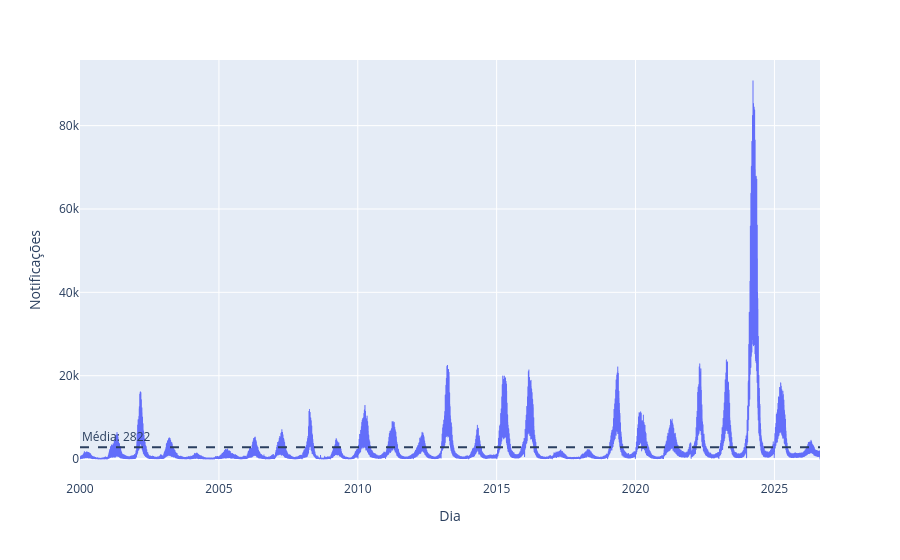

Notebook code for this chart:
### Markdown cell above
## Visualizações

### Code cell
media = df_notificacoes['Notificações'].mean()

fig = px.line(
    df_notificacoes,
    x='Dia',
    y='Notificações'
)

fig.add_hline(
    y=media,
    line_dash='dash',
    annotation_text=f"Média: {media:.0f}",
    annotation_position="top left"
)

fig.update_traces(line=dict(width=1))

fig.show()

### Figure 1 — Plotly figure (JSON) as saved in the notebook; plotly's stock layout.template omitted (floating-point values rounded to 4 significant figures; data arrays with more than 128 entries replaced by an {"elided": "..."} marker saying what was removed)
{"data": [{"hovertemplate": "Dia=%{x}<br>Notificações=%{y}<extra></extra>", "legendgroup": "", "line": {"color": "#636efa", "dash": "solid", "width": 1}, "marker": {"symbol": "circle"}, "mode": "lines", "name": "", "showlegend": false, "type": "scattergl", "x": {"elided": "9732 str values"}, "xaxis": "x", "y": {"elided": "9732 int values"}, "yaxis": "y"}], "layout": {"annotations": [{"showarrow": false, "text": "Média: 2822", "x": 0, "xanchor": "left", "xref": "x domain", "y": 2822.0, "yanchor": "bottom", "yref": "y"}], "legend": {"tracegroupgap": 0}, "margin": {"t": 60}, "shapes": [{"line": {"dash": "dash"}, "type": "line", "x0": 0, "x1": 1, "xref": "x domain", "y0": 2822.0, "y1": 2822.0, "yref": "y"}], "xaxis": {"anchor": "y", "domain": [0, 1], "title": {"text": "Dia"}}, "yaxis": {"anchor": "x", "domain": [0, 1], "title": {"text": "Notificações"}}}}
